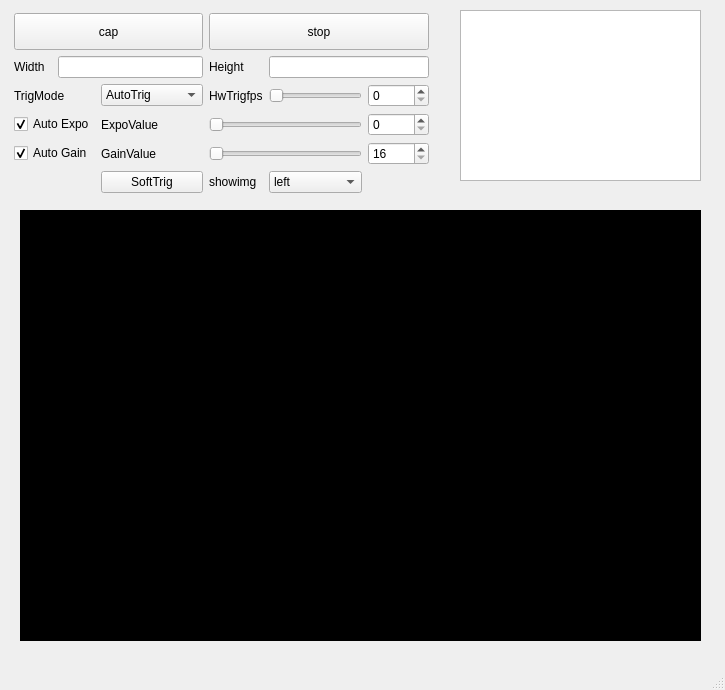
<?xml version="1.0" encoding="UTF-8"?>
<ui version="4.0">
 <class>MainWindow</class>
 <widget class="QMainWindow" name="MainWindow">
  <property name="geometry">
   <rect>
    <x>0</x>
    <y>0</y>
    <width>725</width>
    <height>690</height>
   </rect>
  </property>
  <property name="acceptDrops">
   <bool>false</bool>
  </property>
  <property name="windowTitle">
   <string>MainWindow</string>
  </property>
  <widget class="QWidget" name="centralWidget">
   <widget class="QWidget" name="layoutWidget">
    <property name="geometry">
     <rect>
      <x>3</x>
      <y>2</y>
      <width>437</width>
      <height>202</height>
     </rect>
    </property>
    <layout class="QGridLayout" name="gridLayout">
     <item row="0" column="3" colspan="3">
      <widget class="QPushButton" name="pushButton_2">
       <property name="sizePolicy">
        <sizepolicy hsizetype="Minimum" vsizetype="Preferred">
         <horstretch>0</horstretch>
         <verstretch>0</verstretch>
        </sizepolicy>
       </property>
       <property name="text">
        <string>stop</string>
       </property>
      </widget>
     </item>
     <item row="3" column="2">
      <widget class="QLabel" name="label_6">
       <property name="text">
        <string>ExpoValue</string>
       </property>
      </widget>
     </item>
     <item row="5" column="2">
      <widget class="QPushButton" name="pushButton_softTrig">
       <property name="text">
        <string>SoftTrig</string>
       </property>
      </widget>
     </item>
     <item row="0" column="0" colspan="3">
      <widget class="QPushButton" name="pushButton">
       <property name="sizePolicy">
        <sizepolicy hsizetype="Minimum" vsizetype="Preferred">
         <horstretch>0</horstretch>
         <verstretch>0</verstretch>
        </sizepolicy>
       </property>
       <property name="text">
        <string>cap</string>
       </property>
      </widget>
     </item>
     <item row="4" column="5">
      <widget class="QSpinBox" name="spinBox_GainValue">
       <property name="prefix">
        <string/>
       </property>
       <property name="minimum">
        <number>16</number>
       </property>
       <property name="maximum">
        <number>63</number>
       </property>
      </widget>
     </item>
     <item row="2" column="2">
      <widget class="QComboBox" name="cbAutoTrig">
       <item>
        <property name="text">
         <string>AutoTrig</string>
        </property>
       </item>
       <item>
        <property name="text">
         <string>SoftTrigOnce</string>
        </property>
       </item>
       <item>
        <property name="text">
         <string>FPGATrig</string>
        </property>
       </item>
       <item>
        <property name="text">
         <string>FromOutSide</string>
        </property>
       </item>
      </widget>
     </item>
     <item row="2" column="4">
      <widget class="QSlider" name="horizontalSlider_FpgaFreq">
       <property name="maximum">
        <number>60</number>
       </property>
       <property name="orientation">
        <enum>Qt::Horizontal</enum>
       </property>
      </widget>
     </item>
     <item row="4" column="3" colspan="2">
      <widget class="QSlider" name="horizontalSlider_GainValue">
       <property name="minimum">
        <number>16</number>
       </property>
       <property name="maximum">
        <number>63</number>
       </property>
       <property name="pageStep">
        <number>10</number>
       </property>
       <property name="orientation">
        <enum>Qt::Horizontal</enum>
       </property>
      </widget>
     </item>
     <item row="4" column="0" colspan="2">
      <widget class="QCheckBox" name="checkBox_AutoGain">
       <property name="text">
        <string>Auto Gain</string>
       </property>
       <property name="checked">
        <bool>true</bool>
       </property>
      </widget>
     </item>
     <item row="4" column="2">
      <widget class="QLabel" name="label_5">
       <property name="text">
        <string>GainValue</string>
       </property>
      </widget>
     </item>
     <item row="1" column="1" colspan="2">
      <widget class="QLineEdit" name="lineEdit_Width"/>
     </item>
     <item row="1" column="4" colspan="2">
      <widget class="QLineEdit" name="lineEdit_Height"/>
     </item>
     <item row="2" column="0" colspan="2">
      <widget class="QLabel" name="label_3">
       <property name="text">
        <string>TrigMode</string>
       </property>
      </widget>
     </item>
     <item row="2" column="5">
      <widget class="QSpinBox" name="spinBox_FpgaFreq"/>
     </item>
     <item row="2" column="3">
      <widget class="QLabel" name="label_7">
       <property name="text">
        <string>HwTrigfps</string>
       </property>
      </widget>
     </item>
     <item row="3" column="0" colspan="2">
      <widget class="QCheckBox" name="checkBox_AutoExpo">
       <property name="text">
        <string>Auto Expo</string>
       </property>
       <property name="checked">
        <bool>true</bool>
       </property>
      </widget>
     </item>
     <item row="1" column="0">
      <widget class="QLabel" name="label">
       <property name="text">
        <string>Width</string>
       </property>
      </widget>
     </item>
     <item row="1" column="3">
      <widget class="QLabel" name="label_4">
       <property name="text">
        <string>Height</string>
       </property>
      </widget>
     </item>
     <item row="3" column="3" colspan="2">
      <widget class="QSlider" name="horizontalSlider_ExpoValue">
       <property name="maximum">
        <number>32768</number>
       </property>
       <property name="orientation">
        <enum>Qt::Horizontal</enum>
       </property>
      </widget>
     </item>
     <item row="3" column="5">
      <widget class="QSpinBox" name="spinBox_ExpoValue">
       <property name="prefix">
        <string/>
       </property>
       <property name="maximum">
        <number>32768</number>
       </property>
      </widget>
     </item>
     <item row="5" column="4">
      <widget class="QComboBox" name="imgchannel">
       <item>
        <property name="text">
         <string>left</string>
        </property>
       </item>
       <item>
        <property name="text">
         <string>right</string>
        </property>
       </item>
      </widget>
     </item>
     <item row="5" column="3">
      <widget class="QLabel" name="label_8">
       <property name="text">
        <string>showimg</string>
       </property>
      </widget>
     </item>
    </layout>
   </widget>
   <widget class="QLabel" name="imgdisplayer">
    <property name="geometry">
     <rect>
      <x>20</x>
      <y>210</y>
      <width>681</width>
      <height>431</height>
     </rect>
    </property>
    <property name="autoFillBackground">
     <bool>false</bool>
    </property>
    <property name="styleSheet">
     <string notr="true">background-color: #000</string>
    </property>
    <property name="text">
     <string>TextLabel</string>
    </property>
   </widget>
   <widget class="QPlainTextEdit" name="IMUtext">
    <property name="geometry">
     <rect>
      <x>460</x>
      <y>10</y>
      <width>241</width>
      <height>171</height>
     </rect>
    </property>
   </widget>
  </widget>
  <widget class="QMenuBar" name="menuBar">
   <property name="geometry">
    <rect>
     <x>0</x>
     <y>0</y>
     <width>725</width>
     <height>20</height>
    </rect>
   </property>
  </widget>
  <widget class="QStatusBar" name="statusBar"/>
 </widget>
 <layoutdefault spacing="6" margin="11"/>
 <resources/>
 <connections>
  <connection>
   <sender>spinBox_ExpoValue</sender>
   <signal>valueChanged(int)</signal>
   <receiver>horizontalSlider_ExpoValue</receiver>
   <slot>setValue(int)</slot>
   <hints>
    <hint type="sourcelabel">
     <x>383</x>
     <y>159</y>
    </hint>
    <hint type="destinationlabel">
     <x>282</x>
     <y>159</y>
    </hint>
   </hints>
  </connection>
  <connection>
   <sender>spinBox_GainValue</sender>
   <signal>valueChanged(int)</signal>
   <receiver>horizontalSlider_GainValue</receiver>
   <slot>setValue(int)</slot>
   <hints>
    <hint type="sourcelabel">
     <x>383</x>
     <y>189</y>
    </hint>
    <hint type="destinationlabel">
     <x>282</x>
     <y>189</y>
    </hint>
   </hints>
  </connection>
  <connection>
   <sender>spinBox_FpgaFreq</sender>
   <signal>valueChanged(int)</signal>
   <receiver>horizontalSlider_FpgaFreq</receiver>
   <slot>setValue(int)</slot>
   <hints>
    <hint type="sourcelabel">
     <x>383</x>
     <y>129</y>
    </hint>
    <hint type="destinationlabel">
     <x>315</x>
     <y>129</y>
    </hint>
   </hints>
  </connection>
  <connection>
   <sender>horizontalSlider_FpgaFreq</sender>
   <signal>sliderMoved(int)</signal>
   <receiver>spinBox_FpgaFreq</receiver>
   <slot>setValue(int)</slot>
   <hints>
    <hint type="sourcelabel">
     <x>315</x>
     <y>129</y>
    </hint>
    <hint type="destinationlabel">
     <x>383</x>
     <y>129</y>
    </hint>
   </hints>
  </connection>
  <connection>
   <sender>horizontalSlider_ExpoValue</sender>
   <signal>sliderMoved(int)</signal>
   <receiver>spinBox_ExpoValue</receiver>
   <slot>setValue(int)</slot>
   <hints>
    <hint type="sourcelabel">
     <x>282</x>
     <y>159</y>
    </hint>
    <hint type="destinationlabel">
     <x>383</x>
     <y>159</y>
    </hint>
   </hints>
  </connection>
  <connection>
   <sender>horizontalSlider_GainValue</sender>
   <signal>sliderMoved(int)</signal>
   <receiver>spinBox_GainValue</receiver>
   <slot>setValue(int)</slot>
   <hints>
    <hint type="sourcelabel">
     <x>282</x>
     <y>189</y>
    </hint>
    <hint type="destinationlabel">
     <x>383</x>
     <y>189</y>
    </hint>
   </hints>
  </connection>
 </connections>
 <slots>
  <slot>slot1()</slot>
 </slots>
</ui>
